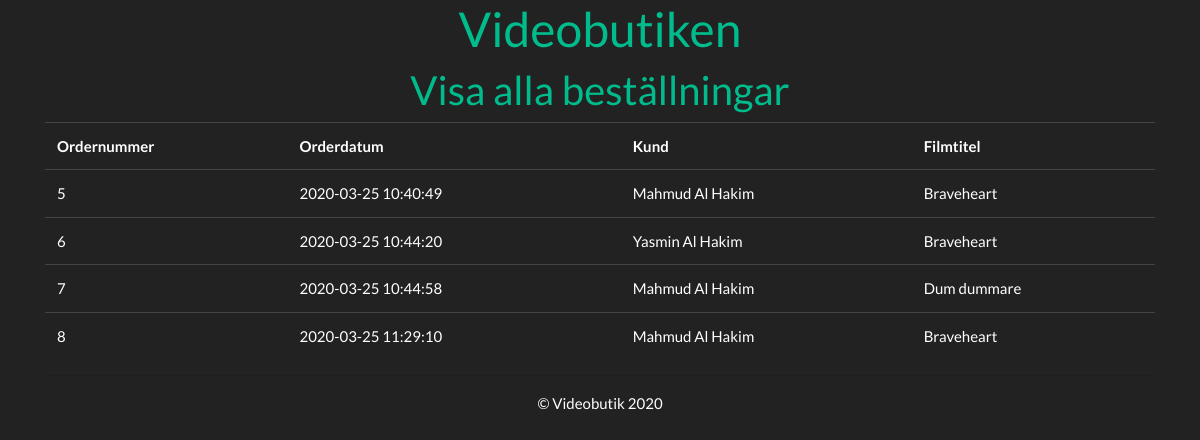
The app's page /show-orders.php with its own data.
### tables this page shows
CREATE TABLE `video_orders` (
  `id` int(11) NOT NULL,
  `film` int(11) NOT NULL,
  `customer` int(11) NOT NULL,
  `date` datetime NOT NULL DEFAULT CURRENT_TIMESTAMP
);

CREATE TABLE `video_customers` (
  `id` int(11) NOT NULL,
  `name` varchar(100) NOT NULL,
  `email` varchar(100) NOT NULL
);

CREATE TABLE `video_films` (
  `id` int(11) NOT NULL,
  `title` varchar(100) NOT NULL,
  `price` int(3) NOT NULL,
  `image` varchar(100) NOT NULL
);

### show-orders.php (the view)
<?php
require_once 'db.php';
require_once 'header.php';
$sql = "SELECT
            O.id    AS Ordernummer,
            C.name  AS Kund,
            F.title AS Filmtitel,
            O.date  AS Orderdatum
        FROM
            video_orders    AS O,
            video_customers AS C,
            video_films     AS F
        WHERE
            O.film = F.id
            AND
            O.customer = C.id";
$stmt = $db->prepare($sql);
$stmt->execute();
echo "<table class='table'>";
echo "<tr>
        <th>Ordernummer</th>
        <th>Orderdatum</th>
        <th>Kund</th>
        <th>Filmtitel</th>
      </tr>";
while ($row = $stmt->fetch(PDO::FETCH_ASSOC)):
  $Ordernummer = htmlspecialchars( $row['Ordernummer'] );
  $Orderdatum  = htmlspecialchars( $row['Orderdatum'] );
  $Kund        = htmlspecialchars( $row['Kund'] );
  $Filmtitel   = htmlspecialchars( $row['Filmtitel'] );
echo "<tr>
        <td>$Ordernummer</td>
        <td>$Orderdatum</td>
        <td>$Kund</td>
        <td>$Filmtitel</td>
      </tr>";
endwhile;
echo '</table>';
require_once 'footer.php';

### records on screen
video_orders: id "5", date "2020-03-25 10:40:49", customer.name "Mahmud Al Hakim", film.title "Braveheart"
video_orders: id "6", date "2020-03-25 10:44:20", customer.name "Yasmin Al Hakim", film.title "Braveheart"
video_orders: id "7", date "2020-03-25 10:44:58", customer.name "Mahmud Al Hakim", film.title "Dum dummare"
video_orders: id "8", date "2020-03-25 11:29:10", customer.name "Mahmud Al Hakim", film.title "Braveheart"
